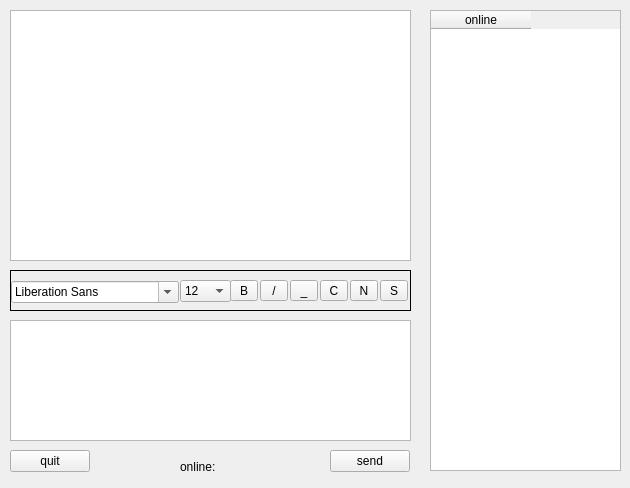
<?xml version="1.0" encoding="UTF-8"?>
<ui version="4.0">
 <class>DialogList</class>
 <widget class="QWidget" name="DialogList">
  <property name="geometry">
   <rect>
    <x>0</x>
    <y>0</y>
    <width>630</width>
    <height>488</height>
   </rect>
  </property>
  <property name="windowTitle">
   <string>Form</string>
  </property>
  <widget class="QTextBrowser" name="textBrowser">
   <property name="geometry">
    <rect>
     <x>10</x>
     <y>10</y>
     <width>401</width>
     <height>251</height>
    </rect>
   </property>
  </widget>
  <widget class="QFrame" name="frame">
   <property name="geometry">
    <rect>
     <x>10</x>
     <y>270</y>
     <width>401</width>
     <height>41</height>
    </rect>
   </property>
   <property name="frameShape">
    <enum>QFrame::Box</enum>
   </property>
   <widget class="QFontComboBox" name="fontComboBox">
    <property name="geometry">
     <rect>
      <x>1</x>
      <y>11</y>
      <width>168</width>
      <height>22</height>
     </rect>
    </property>
   </widget>
   <widget class="QComboBox" name="comboBox">
    <property name="geometry">
     <rect>
      <x>170</x>
      <y>10</y>
      <width>51</width>
      <height>22</height>
     </rect>
    </property>
    <item>
     <property name="text">
      <string>12</string>
     </property>
    </item>
    <item>
     <property name="text">
      <string>13</string>
     </property>
    </item>
    <item>
     <property name="text">
      <string>14</string>
     </property>
    </item>
    <item>
     <property name="text">
      <string>15</string>
     </property>
    </item>
    <item>
     <property name="text">
      <string>16</string>
     </property>
    </item>
    <item>
     <property name="text">
      <string>17</string>
     </property>
    </item>
    <item>
     <property name="text">
      <string>18</string>
     </property>
    </item>
   </widget>
   <widget class="QToolButton" name="toolButtonBold">
    <property name="geometry">
     <rect>
      <x>220</x>
      <y>10</y>
      <width>28</width>
      <height>21</height>
     </rect>
    </property>
    <property name="toolTip">
     <string>Bold</string>
    </property>
    <property name="text">
     <string>B</string>
    </property>
    <property name="checkable">
     <bool>true</bool>
    </property>
   </widget>
   <widget class="QToolButton" name="toolButtonSlant">
    <property name="geometry">
     <rect>
      <x>250</x>
      <y>10</y>
      <width>28</width>
      <height>21</height>
     </rect>
    </property>
    <property name="toolTip">
     <string>slant</string>
    </property>
    <property name="text">
     <string>/</string>
    </property>
    <property name="checkable">
     <bool>true</bool>
    </property>
   </widget>
   <widget class="QToolButton" name="toolButtonUnderline">
    <property name="geometry">
     <rect>
      <x>280</x>
      <y>10</y>
      <width>28</width>
      <height>21</height>
     </rect>
    </property>
    <property name="toolTip">
     <string>underline</string>
    </property>
    <property name="text">
     <string>_</string>
    </property>
    <property name="checkable">
     <bool>true</bool>
    </property>
   </widget>
   <widget class="QToolButton" name="toolButtonChangColor">
    <property name="geometry">
     <rect>
      <x>310</x>
      <y>10</y>
      <width>28</width>
      <height>21</height>
     </rect>
    </property>
    <property name="toolTip">
     <string>chang color</string>
    </property>
    <property name="text">
     <string>C</string>
    </property>
   </widget>
   <widget class="QToolButton" name="toolButtonSave">
    <property name="geometry">
     <rect>
      <x>370</x>
      <y>10</y>
      <width>28</width>
      <height>21</height>
     </rect>
    </property>
    <property name="toolTip">
     <string>save</string>
    </property>
    <property name="text">
     <string>S</string>
    </property>
   </widget>
   <widget class="QToolButton" name="toolButtonNewClear">
    <property name="geometry">
     <rect>
      <x>340</x>
      <y>10</y>
      <width>28</width>
      <height>21</height>
     </rect>
    </property>
    <property name="toolTip">
     <string>clear</string>
    </property>
    <property name="text">
     <string>N</string>
    </property>
    <property name="checkable">
     <bool>true</bool>
    </property>
   </widget>
  </widget>
  <widget class="QWidget" name="widget_2" native="true">
   <property name="geometry">
    <rect>
     <x>470</x>
     <y>90</y>
     <width>120</width>
     <height>80</height>
    </rect>
   </property>
   <zorder>frame</zorder>
   <zorder>textBrowser</zorder>
   <zorder>textEdit</zorder>
  </widget>
  <widget class="QTextEdit" name="textEdit">
   <property name="geometry">
    <rect>
     <x>10</x>
     <y>320</y>
     <width>401</width>
     <height>121</height>
    </rect>
   </property>
  </widget>
  <widget class="QPushButton" name="pushButtonQuit">
   <property name="geometry">
    <rect>
     <x>10</x>
     <y>450</y>
     <width>80</width>
     <height>22</height>
    </rect>
   </property>
   <property name="text">
    <string>quit</string>
   </property>
  </widget>
  <widget class="QPushButton" name="pushButtonSend">
   <property name="geometry">
    <rect>
     <x>330</x>
     <y>450</y>
     <width>80</width>
     <height>22</height>
    </rect>
   </property>
   <property name="text">
    <string>send</string>
   </property>
  </widget>
  <widget class="QLabel" name="label">
   <property name="geometry">
    <rect>
     <x>180</x>
     <y>460</y>
     <width>59</width>
     <height>14</height>
    </rect>
   </property>
   <property name="text">
    <string>online:</string>
   </property>
  </widget>
  <widget class="QTableWidget" name="tableWidget">
   <property name="geometry">
    <rect>
     <x>430</x>
     <y>10</y>
     <width>191</width>
     <height>461</height>
    </rect>
   </property>
   <property name="selectionMode">
    <enum>QAbstractItemView::SingleSelection</enum>
   </property>
   <property name="selectionBehavior">
    <enum>QAbstractItemView::SelectRows</enum>
   </property>
   <column>
    <property name="text">
     <string>online</string>
    </property>
   </column>
  </widget>
  <zorder>textBrowser</zorder>
  <zorder>frame</zorder>
  <zorder>textEdit</zorder>
  <zorder>widget_2</zorder>
  <zorder>textEdit</zorder>
  <zorder>pushButtonQuit</zorder>
  <zorder>pushButtonSend</zorder>
  <zorder>label</zorder>
  <zorder>tableWidget</zorder>
 </widget>
 <resources/>
 <connections/>
</ui>
